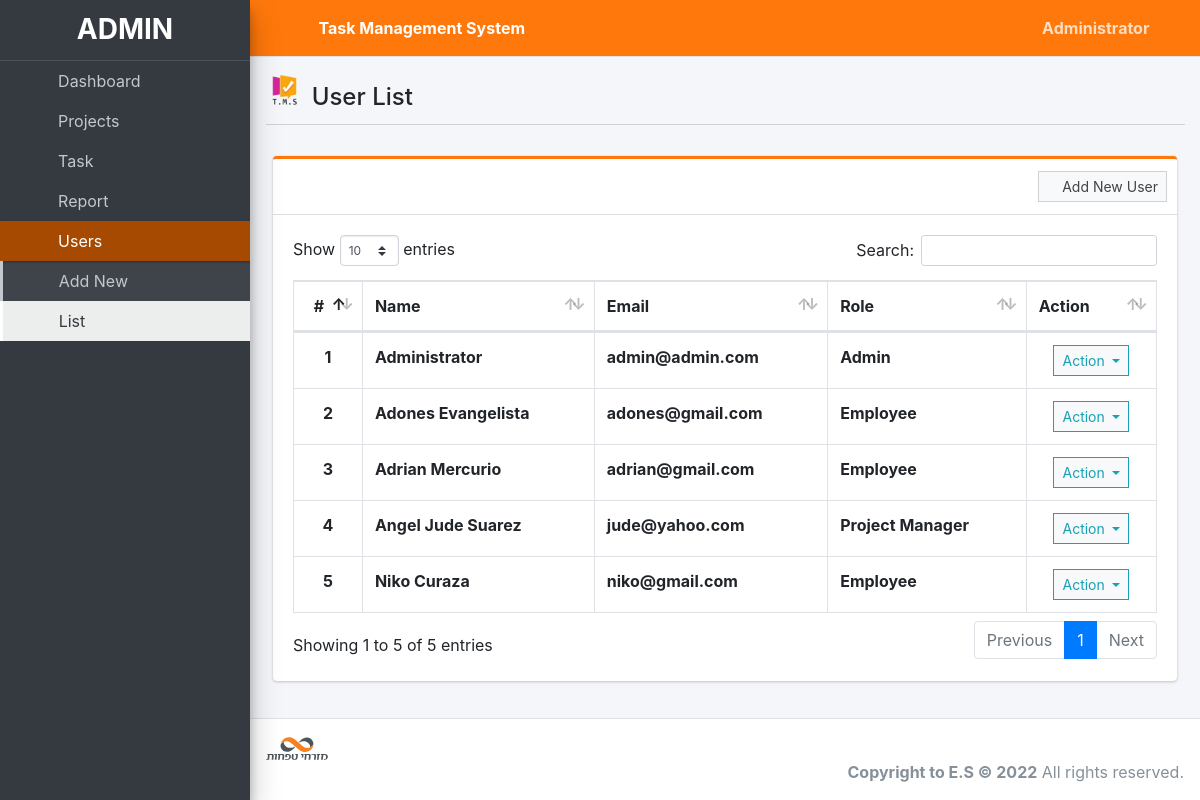
The app's page /index.php?page=user_list (signed in), older data.
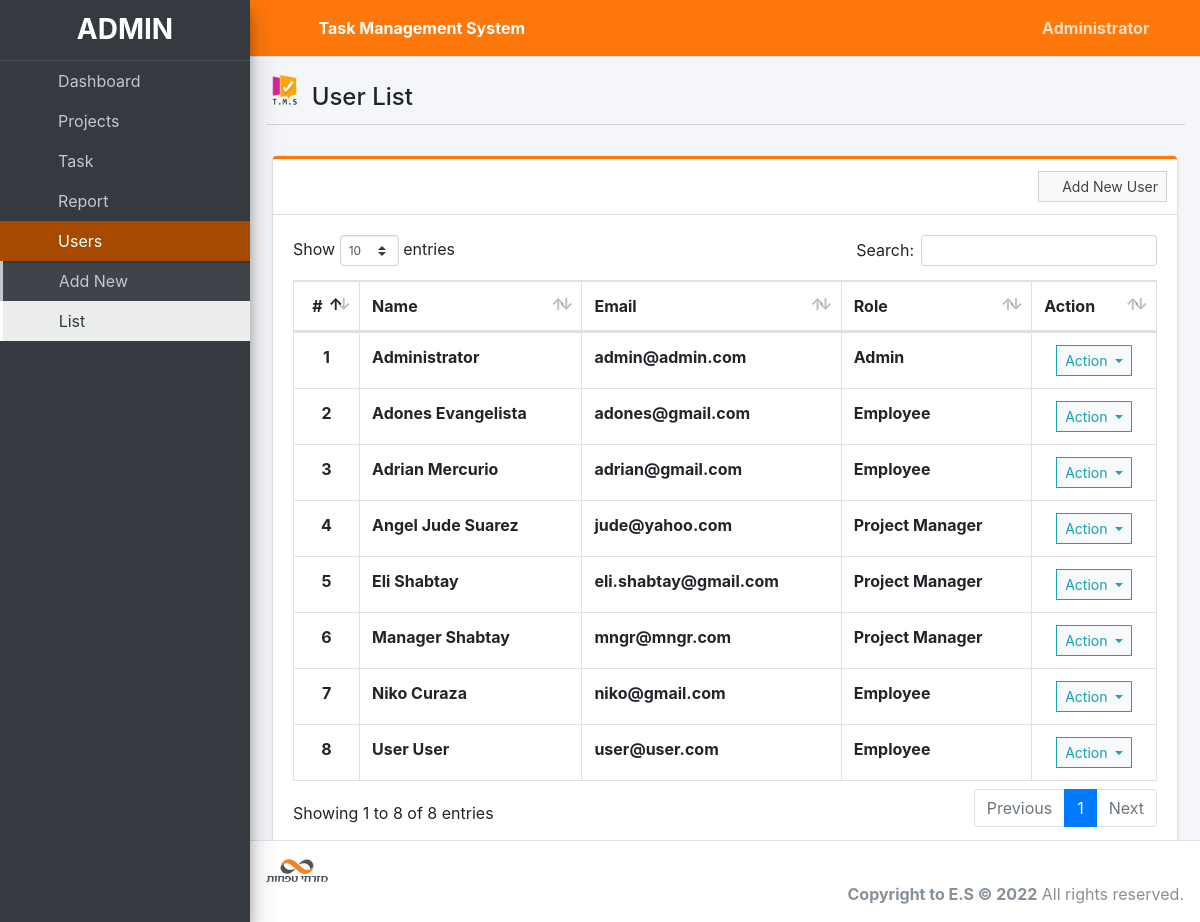
The same page, newer data.
### tables this page shows
CREATE TABLE `users` (
  `id` int(30) NOT NULL,
  `firstname` varchar(200) NOT NULL,
  `lastname` varchar(200) NOT NULL,
  `email` varchar(200) NOT NULL,
  `password` text NOT NULL,
  `type` tinyint(1) NOT NULL DEFAULT 2 COMMENT '1 = admin, 2 = staff',
  `avatar` text NOT NULL DEFAULT 'no-image-available.png',
  `date_created` datetime NOT NULL DEFAULT current_timestamp()
);

### user_list.php (the view, shortened to what this page needs)
<?php include'db_connect.php' ?>
<div class="col-lg-12">
	<div class="card card-outline card-success">
		<div class="card-header">
			<div class="card-tools">
				<a class="btn btn-block btn-sm btn-default btn-flat border-primary" href="./index.php?page=new_user"><i class="fa fa-plus"></i> Add New User</a>
			</div>
		</div>
		<div class="card-body">
			<table class="table tabe-hover table-bordered" id="list">
				<thead>
					<tr>
						<th class="text-center">#</th>
						<th>Name</th>
						<th>Email</th>
						<th>Role</th>
						<th>Action</th>
					</tr>
				</thead>
				<tbody>
					<?php
					$i = 1;
					$type = array('',"Admin","Project Manager","Employee");
					$qry = $conn->query("SELECT *,concat(firstname,' ',lastname) as name FROM users order by concat(firstname,' ',lastname) asc");
					while($row= $qry->fetch_assoc()):
					?>
					<tr>
						<th class="text-center"><?php echo $i++ ?></th>
						<td><b><?php echo ucwords($row['name']) ?></b></td>
						<td><b><?php echo $row['email'] ?></b></td>
						<td><b><?php echo $type[$row['type']] ?></b></td>
						<td class="text-center">
							<button type="button" class="btn btn-default btn-sm btn-flat border-info wave-effect text-info dropdown-toggle" data-toggle="dropdown" aria-expanded="true">
		                      Action
		                    </button>
						</td>
					</tr>
				<?php endwhile; ?>
				</tbody>
			</table>
		</div>
	</div>
</div>

### sidebar.php (shortened to what this page needs)
<aside class="main-sidebar sidebar-dark-primary elevation-4">
  <div class="dropdown">
 	<a href="./" class="brand-link">
      <?php if($_SESSION['login_type'] == 1): ?>
      <h3 class="text-center p-0 m-0"><b>ADMIN</b></h3>
      <?php else: ?>
      <h3 class="text-center p-0 m-0"><b>USER</b></h3>
      <?php endif; ?>
  </a>
  </div>
  <div class="sidebar pb-4 mb-4">
    <nav class="mt-2">
      <ul class="nav nav-pills nav-sidebar flex-column nav-flat" data-widget="treeview" role="menu" data-accordion="false">
        <li class="nav-item dropdown">
          <a href="./" class="nav-link nav-home">
            <i class="nav-icon fas fa-tachometer-alt"></i>
            <p>
              Dashboard
            </p>
          </a>
        </li>
        <li class="nav-item">
          <a href="#" class="nav-link nav-edit_project nav-view_project">
            <i class="nav-icon fas fa-layer-group"></i>
            <p>
              Projects
              <i class="right fas fa-angle-left"></i>
            </p>
          </a>
        </li>
        <li class="nav-item">
              <a href="./index.php?page=task_list" class="nav-link nav-task_list">
                <i class="fas fa-tasks nav-icon"></i>
                <p>Task</p>
              </a>
        </li>
        <?php if($_SESSION['login_type'] != 3): ?>
         <li class="nav-item">
              <a href="./index.php?page=reports" class="nav-link nav-reports">
                <i class="fas fa-th-list nav-icon"></i>
                <p>Report</p>
              </a>
        </li>
        <?php endif; ?>
        <?php if($_SESSION['login_type'] == 1): ?>
        <li class="nav-item">
          <a href="#" class="nav-link nav-edit_user">
            <i class="nav-icon fas fa-users"></i>
            <p>
              Users
              <i class="right fas fa-angle-left"></i>
            </p>
          </a>
          <ul class="nav nav-treeview">
            <li class="nav-item">
              <a href="./index.php?page=new_user" class="nav-link nav-new_user tree-item">
                <i class="fas fa-angle-right nav-icon"></i>
                <p>Add New</p>
              </a>
            </li>
            <li class="nav-item">
              <a href="./index.php?page=user_list" class="nav-link nav-user_list tree-item">
                <i class="fas fa-angle-right nav-icon"></i>
                <p>List</p>
              </a>
            </li>
          </ul>
        </li>
      <?php endif; ?>
      </ul>
    </nav>
  </div>
</aside>

Row changes from the older to the newer data that the page shows:
added users: name "Eli Shabtay", email "eli.shabtay@gmail.com", type "Project Manager"
added users: name "Manager Shabtay", email "mngr@mngr.com", type "Project Manager"
added users: name "User User", email "user@user.com", type "Employee"
Text that changed along with them:
text written by a page script: "Show entries Search: Showing 1 to 5 of 5 entries Previous 1 Next" → "Show entries Search: Showing 1 to 8 of 8 entries Previous 1 Next"
